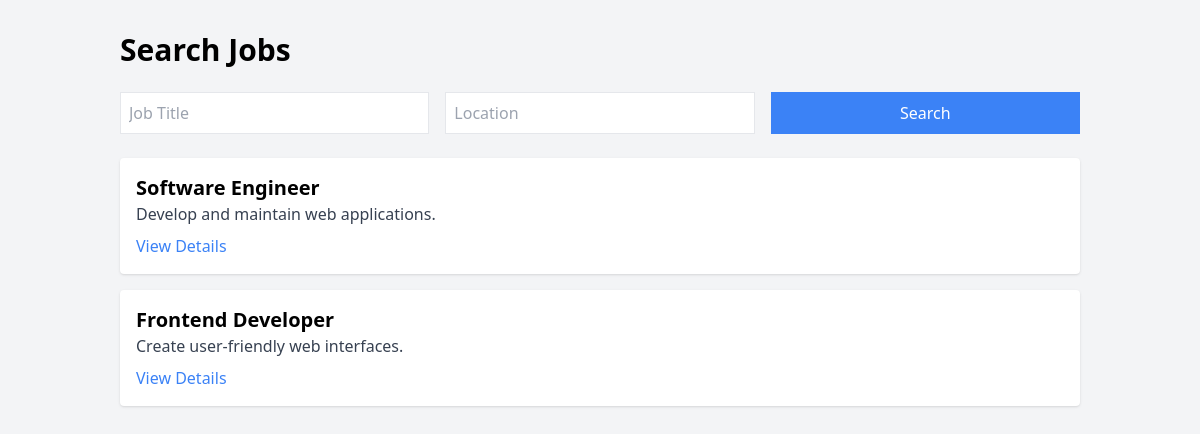
Page /candidate/search_jobs.php on the committed database.
### tables this page shows
CREATE TABLE jobs (
    job_id INT AUTO_INCREMENT PRIMARY KEY,
    title VARCHAR(100) NOT NULL,
    description TEXT NOT NULL,
    requirements TEXT,
    salary DECIMAL(10, 2),
    posted_by_hr INT,
    created_at TIMESTAMP DEFAULT CURRENT_TIMESTAMP,
    FOREIGN KEY (posted_by_hr) REFERENCES users(id)
);

### candidate/search_jobs.php (the view, shortened to what this page needs)
<!DOCTYPE html>
<html lang="en">
<head>
    <link rel="stylesheet" href="../assets/css/tailwind.css">
    <script src="https://cdn.tailwindcss.com"></script>
</head>
<body class="bg-gray-100">
    <div class="container mx-auto p-8">
        <h1 class="text-3xl font-bold mb-6">Search Jobs</h1>
        <form id="searchForm" method="GET" action="">
            <div class="grid grid-cols-3 gap-4 mb-6">
                <input type="text" name="title" placeholder="Job Title" class="border p-2">
                <input type="text" name="location" placeholder="Location" class="border p-2">
                <button type="submit" class="bg-blue-500 text-white px-4 py-2">Search</button>
            </div>
        </form>
        <div id="jobResults">
            <?php
            include('../includes/db.php');
            $query = "SELECT * FROM jobs WHERE 1";
            $result = mysqli_query($conn, $query);
            if (mysqli_num_rows($result) > 0) {
                while ($row = mysqli_fetch_assoc($result)) {
                    echo "<div class='bg-white p-4 mb-4 rounded shadow'>";
                    echo "<h2 class='text-xl font-bold'>" . $row['title'] . "</h2>";
                    echo "<p class='text-gray-700'>" . $row['description'] . "</p>";
                    echo "<a href='view_job.php?id=" . $row['job_id'] . "' class='text-blue-500 mt-2 inline-block'>View Details</a>";
                    echo "</div>";
                }
            } else {
                echo "<p class='text-gray-700'>No jobs found.</p>";
            }
            ?>
        </div>
    </div>
</body>
</html>

### rows in the picture
jobs: title "Software Engineer", description "Develop and maintain web applications."
jobs: title "Frontend Developer", description "Create user-friendly web interfaces."
